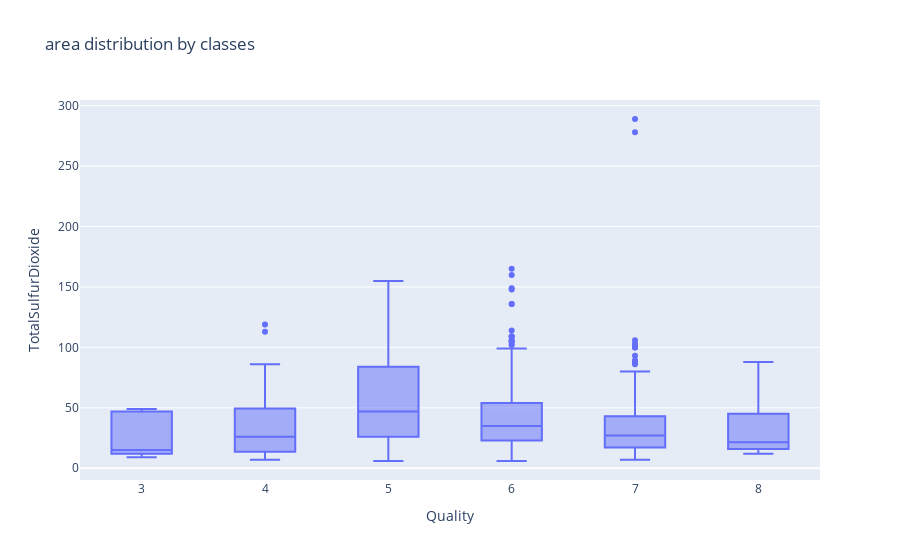

Write notebook code for a chart like this one.
### Code cell
px.box(data[['TotalSulfurDioxide','Quality']], x='Quality', y='TotalSulfurDioxide', title='TotalSulfurDioxide distribution by Quality')

### Figure 1 — Plotly figure (JSON) as saved in the notebook; plotly's stock layout.template omitted (floating-point values rounded to 4 significant figures; data arrays with more than 128 entries replaced by an {"elided": "..."} marker saying what was removed)
{"data": [{"alignmentgroup": "True", "hovertemplate": "Quality=%{x}<br>TotalSulfurDioxide=%{y}<extra></extra>", "legendgroup": "", "marker": {"color": "#636efa"}, "name": "", "notched": false, "offsetgroup": "", "orientation": "v", "showlegend": false, "type": "box", "x": {"elided": "1599 int values"}, "x0": " ", "xaxis": "x", "y": {"elided": "1599 float values"}, "y0": " ", "yaxis": "y"}], "layout": {"boxmode": "group", "legend": {"tracegroupgap": 0}, "title": {"text": "area distribution by classes"}, "xaxis": {"anchor": "y", "domain": [0, 1], "title": {"text": "Quality"}}, "yaxis": {"anchor": "x", "domain": [0, 1], "title": {"text": "TotalSulfurDioxide"}}}}
